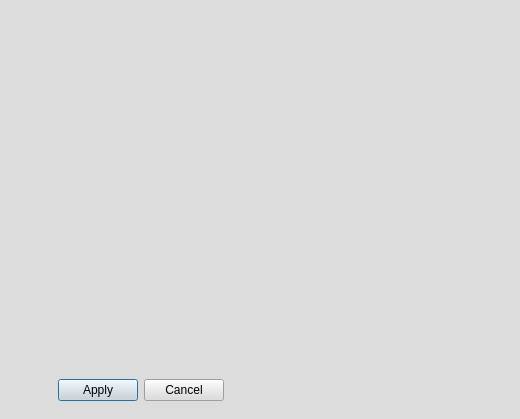
<ui version="4.0" >
 <comment>
*********************************************************************************
**
**   $Id$
**   Copyright (c) 2004 Joe Croft joe@croftj.net
**   
**   This file is part of ah2.
**
**   Ah3 is free software; you can redistribute it and/or modify
**   it under the terms of the GNU General Public License as published by
**   the Free Software Foundation; either version 2 of the License, or
**   (at your option) any later version.
**
**   Ah3 is distributed in the hope that it will be useful,
**   but WITHOUT ANY WARRANTY; without even the implied warranty of
**   MERCHANTABILITY or FITNESS FOR A PARTICULAR PURPOSE.  See the
**   GNU General Public License for more details.
**
**   You should have received a copy of the GNU General Public License
**   along with Ah3; if not, write to the Free Software
**   Foundation, Inc., 59 Temple Place, Suite 330, Boston, MA  02111-1307  USA
**
*********************************************************************************
</comment>
 <class>VendorSelect</class>
 <widget class="QDialog" name="VendorSelect" >
  <property name="geometry" >
   <rect>
    <x>0</x>
    <y>0</y>
    <width>520</width>
    <height>419</height>
   </rect>
  </property>
  <property name="minimumSize" >
   <size>
    <width>16</width>
    <height>16</height>
   </size>
  </property>
  <property name="palette" >
   <palette>
    <active>
     <colorrole role="WindowText" >
      <brush brushstyle="SolidPattern" >
       <color alpha="255" >
        <red>0</red>
        <green>0</green>
        <blue>0</blue>
       </color>
      </brush>
     </colorrole>
     <colorrole role="Button" >
      <brush brushstyle="SolidPattern" >
       <color alpha="255" >
        <red>220</red>
        <green>220</green>
        <blue>220</blue>
       </color>
      </brush>
     </colorrole>
     <colorrole role="Light" >
      <brush brushstyle="SolidPattern" >
       <color alpha="255" >
        <red>255</red>
        <green>255</green>
        <blue>255</blue>
       </color>
      </brush>
     </colorrole>
     <colorrole role="Midlight" >
      <brush brushstyle="SolidPattern" >
       <color alpha="255" >
        <red>237</red>
        <green>237</green>
        <blue>237</blue>
       </color>
      </brush>
     </colorrole>
     <colorrole role="Dark" >
      <brush brushstyle="SolidPattern" >
       <color alpha="255" >
        <red>110</red>
        <green>110</green>
        <blue>110</blue>
       </color>
      </brush>
     </colorrole>
     <colorrole role="Mid" >
      <brush brushstyle="SolidPattern" >
       <color alpha="255" >
        <red>147</red>
        <green>147</green>
        <blue>147</blue>
       </color>
      </brush>
     </colorrole>
     <colorrole role="Text" >
      <brush brushstyle="SolidPattern" >
       <color alpha="255" >
        <red>0</red>
        <green>0</green>
        <blue>0</blue>
       </color>
      </brush>
     </colorrole>
     <colorrole role="BrightText" >
      <brush brushstyle="SolidPattern" >
       <color alpha="255" >
        <red>255</red>
        <green>255</green>
        <blue>255</blue>
       </color>
      </brush>
     </colorrole>
     <colorrole role="ButtonText" >
      <brush brushstyle="SolidPattern" >
       <color alpha="255" >
        <red>0</red>
        <green>0</green>
        <blue>0</blue>
       </color>
      </brush>
     </colorrole>
     <colorrole role="Base" >
      <brush brushstyle="SolidPattern" >
       <color alpha="255" >
        <red>255</red>
        <green>255</green>
        <blue>255</blue>
       </color>
      </brush>
     </colorrole>
     <colorrole role="Window" >
      <brush brushstyle="SolidPattern" >
       <color alpha="255" >
        <red>220</red>
        <green>220</green>
        <blue>220</blue>
       </color>
      </brush>
     </colorrole>
     <colorrole role="Shadow" >
      <brush brushstyle="SolidPattern" >
       <color alpha="255" >
        <red>0</red>
        <green>0</green>
        <blue>0</blue>
       </color>
      </brush>
     </colorrole>
     <colorrole role="AlternateBase" >
      <brush brushstyle="SolidPattern" >
       <color alpha="255" >
        <red>237</red>
        <green>237</green>
        <blue>237</blue>
       </color>
      </brush>
     </colorrole>
    </active>
    <inactive>
     <colorrole role="WindowText" >
      <brush brushstyle="SolidPattern" >
       <color alpha="255" >
        <red>0</red>
        <green>0</green>
        <blue>0</blue>
       </color>
      </brush>
     </colorrole>
     <colorrole role="Button" >
      <brush brushstyle="SolidPattern" >
       <color alpha="255" >
        <red>220</red>
        <green>220</green>
        <blue>220</blue>
       </color>
      </brush>
     </colorrole>
     <colorrole role="Light" >
      <brush brushstyle="SolidPattern" >
       <color alpha="255" >
        <red>255</red>
        <green>255</green>
        <blue>255</blue>
       </color>
      </brush>
     </colorrole>
     <colorrole role="Midlight" >
      <brush brushstyle="SolidPattern" >
       <color alpha="255" >
        <red>237</red>
        <green>237</green>
        <blue>237</blue>
       </color>
      </brush>
     </colorrole>
     <colorrole role="Dark" >
      <brush brushstyle="SolidPattern" >
       <color alpha="255" >
        <red>110</red>
        <green>110</green>
        <blue>110</blue>
       </color>
      </brush>
     </colorrole>
     <colorrole role="Mid" >
      <brush brushstyle="SolidPattern" >
       <color alpha="255" >
        <red>147</red>
        <green>147</green>
        <blue>147</blue>
       </color>
      </brush>
     </colorrole>
     <colorrole role="Text" >
      <brush brushstyle="SolidPattern" >
       <color alpha="255" >
        <red>0</red>
        <green>0</green>
        <blue>0</blue>
       </color>
      </brush>
     </colorrole>
     <colorrole role="BrightText" >
      <brush brushstyle="SolidPattern" >
       <color alpha="255" >
        <red>255</red>
        <green>255</green>
        <blue>255</blue>
       </color>
      </brush>
     </colorrole>
     <colorrole role="ButtonText" >
      <brush brushstyle="SolidPattern" >
       <color alpha="255" >
        <red>0</red>
        <green>0</green>
        <blue>0</blue>
       </color>
      </brush>
     </colorrole>
     <colorrole role="Base" >
      <brush brushstyle="SolidPattern" >
       <color alpha="255" >
        <red>255</red>
        <green>255</green>
        <blue>255</blue>
       </color>
      </brush>
     </colorrole>
     <colorrole role="Window" >
      <brush brushstyle="SolidPattern" >
       <color alpha="255" >
        <red>220</red>
        <green>220</green>
        <blue>220</blue>
       </color>
      </brush>
     </colorrole>
     <colorrole role="Shadow" >
      <brush brushstyle="SolidPattern" >
       <color alpha="255" >
        <red>0</red>
        <green>0</green>
        <blue>0</blue>
       </color>
      </brush>
     </colorrole>
     <colorrole role="AlternateBase" >
      <brush brushstyle="SolidPattern" >
       <color alpha="255" >
        <red>237</red>
        <green>237</green>
        <blue>237</blue>
       </color>
      </brush>
     </colorrole>
    </inactive>
    <disabled>
     <colorrole role="WindowText" >
      <brush brushstyle="SolidPattern" >
       <color alpha="255" >
        <red>110</red>
        <green>110</green>
        <blue>110</blue>
       </color>
      </brush>
     </colorrole>
     <colorrole role="Button" >
      <brush brushstyle="SolidPattern" >
       <color alpha="255" >
        <red>220</red>
        <green>220</green>
        <blue>220</blue>
       </color>
      </brush>
     </colorrole>
     <colorrole role="Light" >
      <brush brushstyle="SolidPattern" >
       <color alpha="255" >
        <red>255</red>
        <green>255</green>
        <blue>255</blue>
       </color>
      </brush>
     </colorrole>
     <colorrole role="Midlight" >
      <brush brushstyle="SolidPattern" >
       <color alpha="255" >
        <red>237</red>
        <green>237</green>
        <blue>237</blue>
       </color>
      </brush>
     </colorrole>
     <colorrole role="Dark" >
      <brush brushstyle="SolidPattern" >
       <color alpha="255" >
        <red>110</red>
        <green>110</green>
        <blue>110</blue>
       </color>
      </brush>
     </colorrole>
     <colorrole role="Mid" >
      <brush brushstyle="SolidPattern" >
       <color alpha="255" >
        <red>147</red>
        <green>147</green>
        <blue>147</blue>
       </color>
      </brush>
     </colorrole>
     <colorrole role="Text" >
      <brush brushstyle="SolidPattern" >
       <color alpha="255" >
        <red>110</red>
        <green>110</green>
        <blue>110</blue>
       </color>
      </brush>
     </colorrole>
     <colorrole role="BrightText" >
      <brush brushstyle="SolidPattern" >
       <color alpha="255" >
        <red>255</red>
        <green>255</green>
        <blue>255</blue>
       </color>
      </brush>
     </colorrole>
     <colorrole role="ButtonText" >
      <brush brushstyle="SolidPattern" >
       <color alpha="255" >
        <red>110</red>
        <green>110</green>
        <blue>110</blue>
       </color>
      </brush>
     </colorrole>
     <colorrole role="Base" >
      <brush brushstyle="SolidPattern" >
       <color alpha="255" >
        <red>220</red>
        <green>220</green>
        <blue>220</blue>
       </color>
      </brush>
     </colorrole>
     <colorrole role="Window" >
      <brush brushstyle="SolidPattern" >
       <color alpha="255" >
        <red>220</red>
        <green>220</green>
        <blue>220</blue>
       </color>
      </brush>
     </colorrole>
     <colorrole role="Shadow" >
      <brush brushstyle="SolidPattern" >
       <color alpha="255" >
        <red>0</red>
        <green>0</green>
        <blue>0</blue>
       </color>
      </brush>
     </colorrole>
     <colorrole role="AlternateBase" >
      <brush brushstyle="SolidPattern" >
       <color alpha="255" >
        <red>220</red>
        <green>220</green>
        <blue>220</blue>
       </color>
      </brush>
     </colorrole>
    </disabled>
   </palette>
  </property>
  <property name="windowTitle" >
   <string>Vendor Select</string>
  </property>
  <layout class="QVBoxLayout" >
   <property name="margin" >
    <number>9</number>
   </property>
   <property name="spacing" >
    <number>6</number>
   </property>
   <item>
    <widget class="QcjDataTable" name="vendorTable" >
     <property name="toolTip" >
      <string/>
     </property>
     <property name="whatsThis" >
      <string>&lt;html>This table is for selecting a vendor. It's xml form name is &lt;em>vendor_select_table&lt;/em>&lt;/html></string>
     </property>
     <property name="xml_definition" stdset="0" >
      <string>vendor_select_table</string>
     </property>
    </widget>
   </item>
   <item>
    <widget class="QFrame" name="frame" >
     <property name="sizePolicy" >
      <sizepolicy>
       <hsizetype>0</hsizetype>
       <vsizetype>0</vsizetype>
       <horstretch>0</horstretch>
       <verstretch>0</verstretch>
      </sizepolicy>
     </property>
     <property name="minimumSize" >
      <size>
       <width>16</width>
       <height>0</height>
      </size>
     </property>
     <property name="frameShape" >
      <enum>QFrame::NoFrame</enum>
     </property>
     <property name="frameShadow" >
      <enum>QFrame::Raised</enum>
     </property>
     <layout class="QHBoxLayout" >
      <property name="margin" >
       <number>9</number>
      </property>
      <property name="spacing" >
       <number>6</number>
      </property>
      <item>
       <spacer>
        <property name="orientation" >
         <enum>Qt::Horizontal</enum>
        </property>
        <property name="sizeHint" >
         <size>
          <width>40</width>
          <height>20</height>
         </size>
        </property>
       </spacer>
      </item>
      <item>
       <widget class="QPushButton" name="applyBtn" >
        <property name="sizePolicy" >
         <sizepolicy>
          <hsizetype>0</hsizetype>
          <vsizetype>0</vsizetype>
          <horstretch>0</horstretch>
          <verstretch>0</verstretch>
         </sizepolicy>
        </property>
        <property name="text" >
         <string>Apply</string>
        </property>
       </widget>
      </item>
      <item>
       <widget class="QPushButton" name="cancelBtn" >
        <property name="sizePolicy" >
         <sizepolicy>
          <hsizetype>0</hsizetype>
          <vsizetype>0</vsizetype>
          <horstretch>0</horstretch>
          <verstretch>0</verstretch>
         </sizepolicy>
        </property>
        <property name="text" >
         <string>Cancel</string>
        </property>
       </widget>
      </item>
     </layout>
    </widget>
   </item>
  </layout>
 </widget>
 <customwidgets>
  <customwidget>
   <class>QcjDataTable</class>
   <extends>QFrame</extends>
   <header>QcjData/QcjDataTable.h</header>
  </customwidget>
 </customwidgets>
 <resources/>
 <connections/>
</ui>
